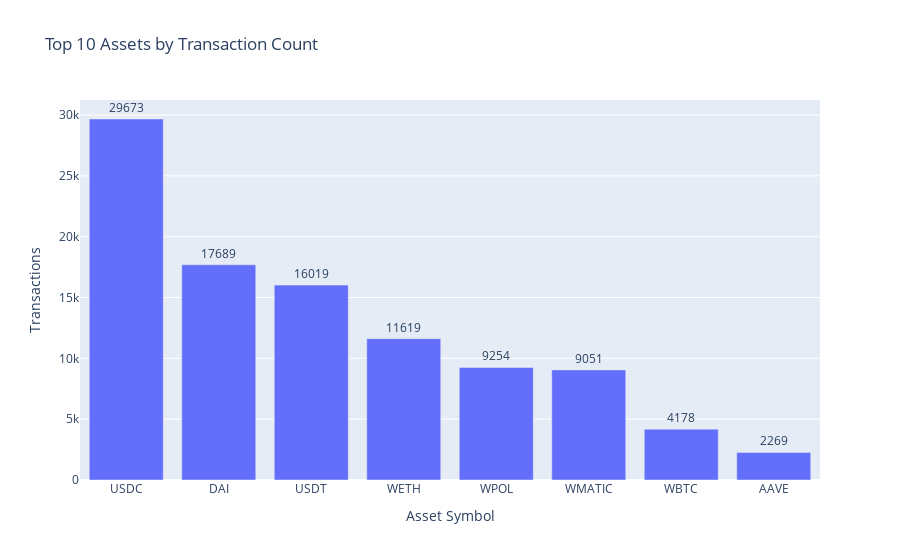

The code cell stored with this chart in its notebook:
### Markdown cell above
#### Top Assets by Transaction Count and USD Volume

### Code cell
import plotly.express as px

# Top 10 assets by transaction count
top_assets_count = df['asset_symbol'].value_counts().nlargest(10).reset_index()
top_assets_count.columns = ['asset_symbol', 'count']

fig = px.bar(top_assets_count, x='asset_symbol', y='count',
             title='Top 10 Assets by Transaction Count',
             labels={'asset_symbol': 'Asset Symbol', 'count': 'Transactions'},
             text='count')
fig.update_traces(textposition='outside')
fig.show()

### Figure 1 — Plotly figure (JSON) as saved in the notebook; plotly's stock layout.template omitted (floating-point values rounded to 4 significant figures)
{"data": [{"hovertemplate": "Asset Symbol=%{x}<br>Transactions=%{text}<extra></extra>", "legendgroup": "", "marker": {"color": "#636efa", "pattern": {"shape": ""}}, "name": "", "orientation": "v", "showlegend": false, "text": [29670.0, 17690.0, 16020.0, 11620.0, 9254.0, 9051.0, 4178.0, 2269.0], "textposition": "outside", "type": "bar", "x": ["USDC", "DAI", "USDT", "WETH", "WPOL", "WMATIC", "WBTC", "AAVE"], "xaxis": "x", "y": [29673, 17689, 16019, 11619, 9254, 9051, 4178, 2269], "yaxis": "y"}], "layout": {"barmode": "relative", "legend": {"tracegroupgap": 0}, "title": {"text": "Top 10 Assets by Transaction Count"}, "xaxis": {"anchor": "y", "domain": [0, 1], "title": {"text": "Asset Symbol"}}, "yaxis": {"anchor": "x", "domain": [0, 1], "title": {"text": "Transactions"}}}}
